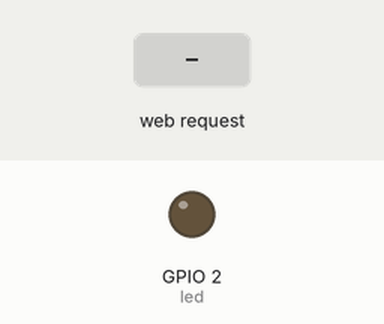
Simulated run of this sketch. Board: ESP8266 (NodeMCU). Shown: output pins drawn as LEDs (lit = HIGH). The inputs (shaded band) are chosen by the test bench. WiFi joins after 1.5 s; servers stay silent unless stated; what the sketch prints to the serial monitor is not drawn.

Above: at 2.7 s.
2.8 s: HTTP request GET /?cb1=on received
At 4.0 s:
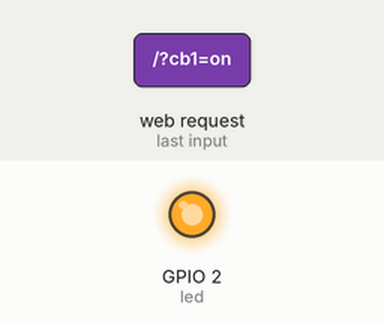
Timing chart, 0 to 5.8 s (numbered marks = the images above; inputs shaded):
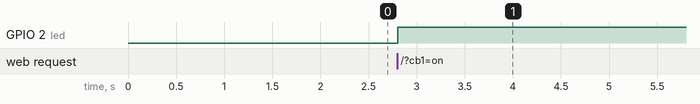

The sketch:

Checkbox_WIFI.ino
```cpp
#include <ESP8266WiFi.h>

int led = 2;
int status_led = 0;

// Название сети WiFi и пароль
const char* ssid = "robots_school_students";
const char* password = "23111991";

// Поднимаем веб сервер
WiFiServer server(80);

void setup() {
  Serial.begin(9600);
  delay(10);

  pinMode(led, OUTPUT);
  digitalWrite(led, status_led);

  // Подключаемся к сети WiFi
  Serial.println();
  Serial.println();
  Serial.print("Connecting to ");
  Serial.println(ssid);

  WiFi.begin(ssid, password);

  while (WiFi.status() != WL_CONNECTED) {
    delay(500);
    Serial.print(".");
  }
  Serial.println("");
  Serial.println("WiFi connected");

  // Start the server
  server.begin();
  Serial.println("Server started");

  // Print the IP addres
  Serial.println(WiFi.localIP());
}
void loop() {
  // Если клиент НЕ подключается
  WiFiClient client = server.available();
  if (!client) {
    return; //Завершаем loop
  }

  // Если клиент подключился печатаем
  Serial.println("new client");
  // Ждем, пока клиент начнет передавать данные
  while (!client.available()) {
    delay(1);
  }

  // Читаем данные
  String req = client.readStringUntil('\r');
  Serial.println(req);
  client.flush(); // Очищаем буфер от мусора

  if (req.indexOf("favicon.ico")!=-1)
  {
    return; //Завершаем loop
  }

  // \r\n - следущая строка
  client.print("HTTP/1.1 200 OK\r\nConnect-Type: text/html\r\n\r\n<!DOCTYPE HTML>\r\n<html>");
  // Отправим "Шапку" HTML файла
  client.print("\r\n<center><h1><font size='7'>");

  client.print("<meta charset=\"utf-8\">");
  client.print("\r\n<form method=\"get\">");

  if (req.indexOf("/?cb1=on") != -1) {
    client.print("\r\nВЫКЛ/ВКЛ: <INPUT type=\"checkbox\" name=\"cb1\" checked><br>");
  }
  else {
    client.print("\r\nВЫКЛ/ВКЛ: <INPUT type=\"checkbox\" name=\"cb1\"><br>");
  }

  client.print("\r\n<INPUT type=\"submit\" value=\"Отправить\">");
  client.print("\r\n</form>");

  if(req.indexOf("cb1=on")!=-1) {
    status_led = 1;
    digitalWrite(led, status_led);
  }
  else {
    status_led = 0;
    digitalWrite(led, status_led);
  }

  delay(1);
  Serial.println("Client disconnected");

  // The client will actually be disconnected
  // when the function returns and 'client' object is detroyed
}
```

Measured:
- after the input at 2.8 s, GPIO 2 (led): LOW → HIGH at once
